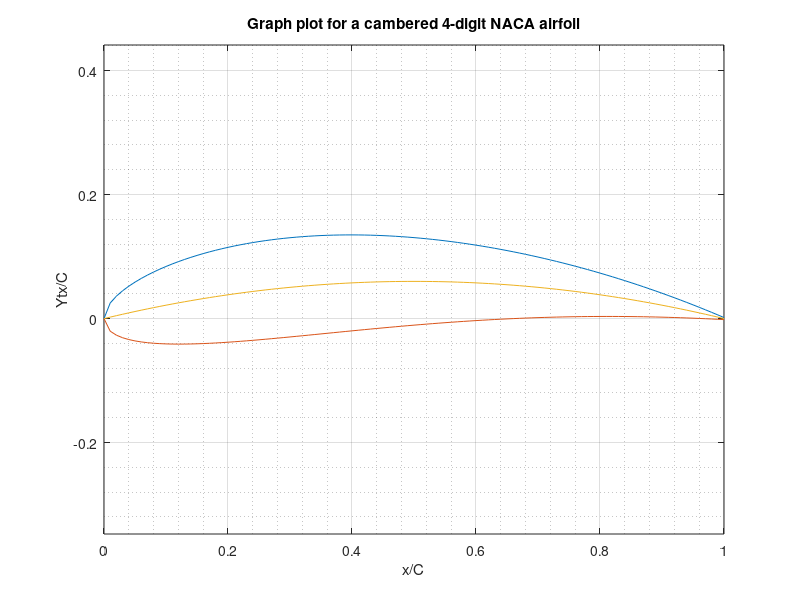

Reproduce this figure in MATLAB.
%{
    NACA 4 digit airfoil plot function
    Created by: Jacob Lawson
    Date: 02/05/2019
%}  

t = (randi([5 18]))/100; % generates a random max thickness between 5 and 18 as a percentage
x = 0 : 0.01 : 1; % generates x as a series of values between 0 and 1 with a step of 0.01
Ytx = 5*t*(0.2969*(x.^0.5)-0.1260*(x.^1)-0.3516*(x.^2)+0.2843*(x.^3)-0.1015*(x.^4));

Cmax = (randi([1 10]))/100; % random max Camber between 1 and 10 as a percentage
A = Cmax/0.25; % function A dependant on Cmax
C = -A*((x.^2)-(x.^1)); % Camber dependant on A and x
Yu = C+(Ytx); % upperside of airfoil
Yl = C-(Ytx); % underside of airfoil
plot (x,Yu,x,Yl,x,C)
grid on
grid minor
axis equal
xlabel('x/C')
ylabel('Ytx/C')
title('Graph plot for a cambered 4-digit NACA airfoil')
